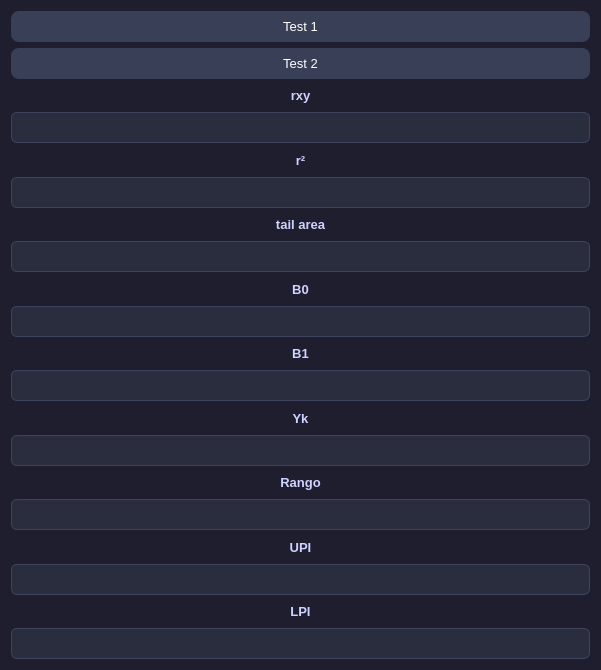
<?xml version="1.0" encoding="UTF-8"?>
<ui version="4.0">
 <class>Dialog</class>
 <widget class="QDialog" name="Dialog">
  <property name="geometry">
   <rect>
    <x>0</x>
    <y>0</y>
    <width>601</width>
    <height>670</height>
   </rect>
  </property>
  <property name="windowTitle">
   <string>Dialog</string>
  </property>
  <property name="styleSheet">
   <string notr="true">/* Fondo general */
QWidget {
    background-color: #1e1e2f;
    color: #eaeaf0;
    font-family: 'Segoe UI', 'Roboto', sans-serif;
    font-size: 10pt;
}

/* Botones */
QPushButton {
    background-color: #3a3f58;
    border-radius: 8px;
    padding: 8px 16px;
    color: white;
}

QPushButton:hover {
    background-color: #50577a;
}

QPushButton:pressed {
    background-color: #2c2f45;
}

/* Inputs */
QLineEdit, QTextEdit {
    background-color: #2a2d3e;
    border: 1px solid #3f445e;
    border-radius: 6px;
    padding: 6px;
}

/* Labels */
QLabel {
    color: #cfd3ff;
    font-weight: 500;
}

/* ComboBox */
QComboBox {
    background-color: #2a2d3e;
    border-radius: 6px;
    padding: 5px;
}

/* Barra de menú */
QMenuBar {
    background-color: #2a2d3e;
}

QMenuBar::item:selected {
    background-color: #3f445e;
}

/* Tabs */
QTabWidget::pane {
    border: 1px solid #3f445e;
}

QTabBar::tab {
    background: #2a2d3e;
    padding: 8px;
}

QTabBar::tab:selected {
    background: #3f445e;
}</string>
  </property>
  <layout class="QVBoxLayout" name="verticalLayout">
   <item>
    <widget class="QPushButton" name="pushButton">
     <property name="text">
      <string>Test 1</string>
     </property>
    </widget>
   </item>
   <item>
    <widget class="QPushButton" name="pushButton_2">
     <property name="text">
      <string>Test 2</string>
     </property>
    </widget>
   </item>
   <item>
    <widget class="QLabel" name="label">
     <property name="text">
      <string>rxy</string>
     </property>
     <property name="alignment">
      <set>Qt::AlignCenter</set>
     </property>
    </widget>
   </item>
   <item>
    <widget class="QLineEdit" name="lineEdit_2"/>
   </item>
   <item>
    <widget class="QLabel" name="label_2">
     <property name="text">
      <string>r²</string>
     </property>
     <property name="alignment">
      <set>Qt::AlignCenter</set>
     </property>
    </widget>
   </item>
   <item>
    <widget class="QLineEdit" name="lineEdit_3"/>
   </item>
   <item>
    <widget class="QLabel" name="label_3">
     <property name="text">
      <string>tail area</string>
     </property>
     <property name="alignment">
      <set>Qt::AlignCenter</set>
     </property>
    </widget>
   </item>
   <item>
    <widget class="QLineEdit" name="lineEdit_4"/>
   </item>
   <item>
    <widget class="QLabel" name="label_4">
     <property name="text">
      <string>B0</string>
     </property>
     <property name="alignment">
      <set>Qt::AlignCenter</set>
     </property>
    </widget>
   </item>
   <item>
    <widget class="QLineEdit" name="lineEdit_5"/>
   </item>
   <item>
    <widget class="QLabel" name="label_5">
     <property name="text">
      <string>B1</string>
     </property>
     <property name="alignment">
      <set>Qt::AlignCenter</set>
     </property>
    </widget>
   </item>
   <item>
    <widget class="QLineEdit" name="lineEdit_6"/>
   </item>
   <item>
    <widget class="QLabel" name="label_6">
     <property name="text">
      <string>Yk</string>
     </property>
     <property name="alignment">
      <set>Qt::AlignCenter</set>
     </property>
    </widget>
   </item>
   <item>
    <widget class="QLineEdit" name="lineEdit_7"/>
   </item>
   <item>
    <widget class="QLabel" name="label_7">
     <property name="text">
      <string>Rango</string>
     </property>
     <property name="alignment">
      <set>Qt::AlignCenter</set>
     </property>
    </widget>
   </item>
   <item>
    <widget class="QLineEdit" name="lineEdit_8"/>
   </item>
   <item>
    <widget class="QLabel" name="label_8">
     <property name="text">
      <string>UPI</string>
     </property>
     <property name="alignment">
      <set>Qt::AlignCenter</set>
     </property>
    </widget>
   </item>
   <item>
    <widget class="QLineEdit" name="lineEdit_9"/>
   </item>
   <item>
    <widget class="QLabel" name="label_9">
     <property name="text">
      <string>LPI</string>
     </property>
     <property name="alignment">
      <set>Qt::AlignCenter</set>
     </property>
    </widget>
   </item>
   <item>
    <widget class="QLineEdit" name="lineEdit"/>
   </item>
  </layout>
 </widget>
 <resources/>
 <connections/>
</ui>
